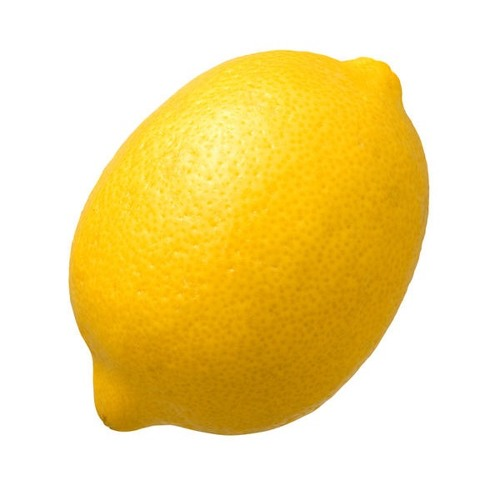
#> input picture newImage/r_46_100.jpg, 500 x 500 px
$ python -i Shape.py   (imports and definitions only)
#> lines starting #> are read from the running program, lines starting #| are printed output that depends on the picture; after the words box and inside, x2 and y2 are one past the last pixel; in counts of white or black regions, pixels touching at a corner belong together
#> further down, picture is the input picture: shape (500, 500, 3); mean B, G, R 154.6, 222.3, 244.2
import numpy as np
import math
import cv2

def calculateDistance(x,y):
    x1=x[0]
    x2=y[0]
    y1=x[1]
    y2=y[1]
    dist = math.sqrt((x2 - x1)**2 + (y2 - y1)**2)
    return dist
def getShape (img):
    image = img
    blur = cv2.GaussianBlur(image, (3,3), 0)
    gray = cv2.cvtColor(blur, cv2.COLOR_BGR2GRAY)
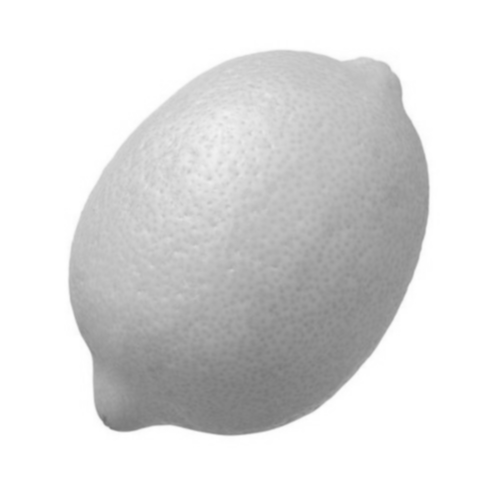
#> gray: shape (500, 500); min 112, max 255, mean 221.1
    thresh = cv2.threshold(gray, 220, 255, cv2.THRESH_BINARY_INV)[1]
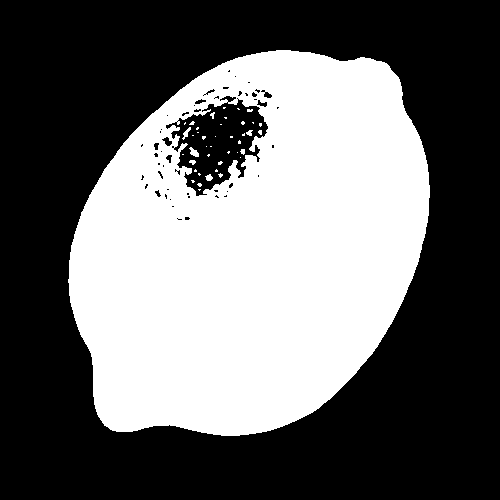
#> thresh: shape (500, 500); 41.1% white; 42 white regions (34 under 20 px)
    cnts = cv2.findContours(thresh, cv2.RETR_EXTERNAL, cv2.CHAIN_APPROX_SIMPLE)
#> cnts = 1 contour; box (x1, y1, x2, y2) and area: (68, 50, 430, 436) 107820
    cnts = cnts[0] if len(cnts) == 2 else cnts[1]
    c = max(cnts, key=cv2.contourArea)
#> c = contour of 516 points, box (x1, y1, x2, y2) (68, 50, 430, 436), area 107820

    left = tuple(c[c[:, :, 0].argmin()][0])
#> left = (68, 279)
    right = tuple(c[c[:, :, 0].argmax()][0])
#> right = (429, 197)
    top = tuple(c[c[:, :, 1].argmin()][0])
#> top = (276, 50)
    bottom = tuple(c[c[:, :, 1].argmax()][0])
#> bottom = (221, 435)

    topLeft = (left[0],top[1])
#> topLeft = (68, 50)
    topRight = (right[0],top[1])
#> topRight = (429, 50)
    bottomLeft = (left[0],bottom[1])
#> bottomLeft = (68, 435)
    bottomRight = (right[0],bottom[1])
#> bottomRight = (429, 435)

    pts = np.array([topLeft,topRight,bottomRight,bottomLeft],np.int32)
#> pts = [[68, 50], [429, 50], [429, 435], [68, 435]]
    image = cv2.polylines(image,[pts],True,(0,0,0))
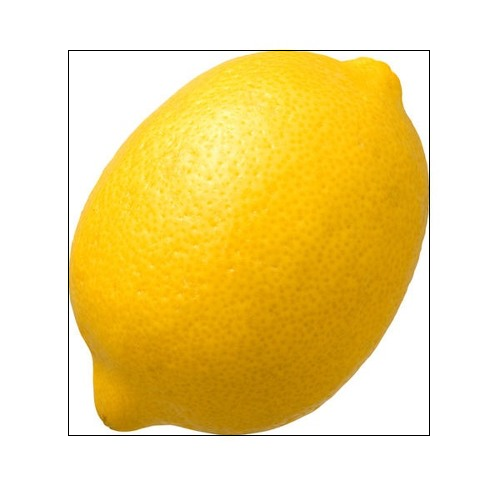
#> image: shape (500, 500, 3); 0.6% of pixels changed, all inside (x1, y1, x2, y2) = (68, 50, 430, 436)

    x = calculateDistance(topLeft,topRight)
#> in calculateDistance, `x1=x[0]`: x1 = 68
#> in calculateDistance, `x2=y[0]`: x2 = 429
#> in calculateDistance, `y1=x[1]`: y1 = 50
#> in calculateDistance, `dist = math.sqrt((x2 - x1)**2 + (y2 - y1)**2)`: dist = 361
#> x = 361
    y= calculateDistance(topLeft,bottomLeft)
#> y = 385

    return x/y

>>> import cv2
>>> picture = cv2.imread('newImage/r_46_100.jpg')
>>> result = getShape(picture)
#> result = 0.938
